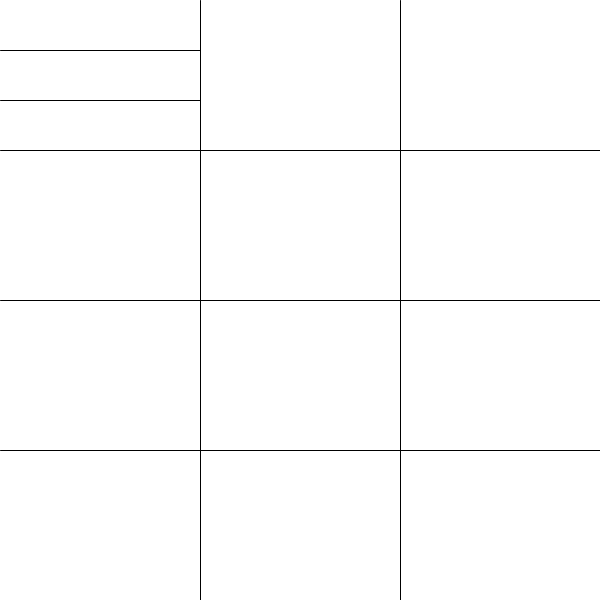
Frame 1 (no input)
Frame 60 (the mouse pressed at the canvas centre just before this capture): identical to frame 1, image omitted
Frame 120 (the mouse held since frame 60 and released just before this capture): identical to frame 1, image omitted

The Processing sketch that drew this single still picture (run headless with seeded random() and noise(); from frame 60 on, the mouse is pressed at the canvas centre):

// Processing sketch: LinesRectangle
// ── LinesRectangle.pde
//Variables, no call needed for variables-only

void setup() {
  size(600, 600); //To Illustrate use of Display Geometry
  //fullScreen(); //uses displayWidth and displayHeight
  println("Screen Width:", displayWidth, "\tHeight:", displayHeight);
  println("Starting of Console"); // If you cannot see this, the find another way to see the list on the program
  
  background(255);
  
  //Main Divisions
  line(width*1/3, 0, width*1/3, height);
  
  line(width*2/3, 0, width*2/3, height);
  line(0, height*1/4, width, height*1/4);
  line(0, height*1/2, width, height*1/2);
  line(0, height*3/4, width, height*3/4);
  
  //Easy, Medium, Mastery Buttons
  line(0, height*1/12, width*1/3, height*1/12);
  line(0, height*2/12, width*1/3, height*2/12);
  
}


void draw() {}
